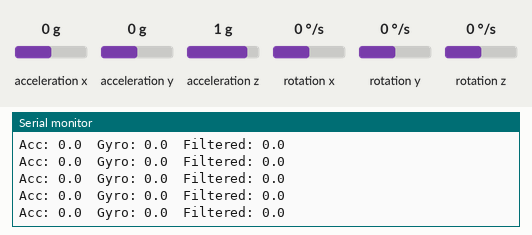
A sketch run on a simulated Arduino Uno, built with avr-gcc and run on an emulated ATmega328P. On the bench: the last lines printed to the serial monitor. Wiring (inferred from the names in the program): MPU-6050 motion sensor at I2C address 0x68. The test bench sets the inputs (shaded band); at power-on: acceleration y 0 g, acceleration z 1 g, rotation x 0 °/s, acceleration x 0 g, rotation y 0 °/s, rotation z 0 °/s.

Above: at 1.3 s.
1.4 s: acceleration y set to -0.8 g
At 1.55 s:
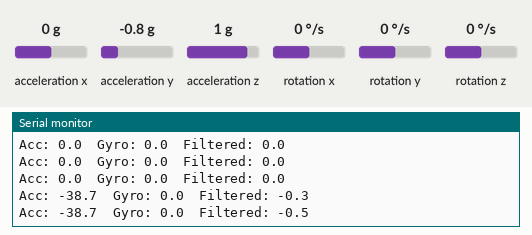
4.4 s: acceleration z set to -1.4 g
At 4.42 s:
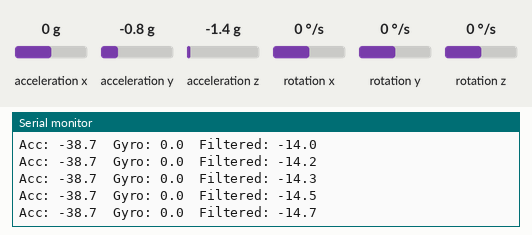
7.4 s: rotation x set to -100 °/s
At 7.4 s:
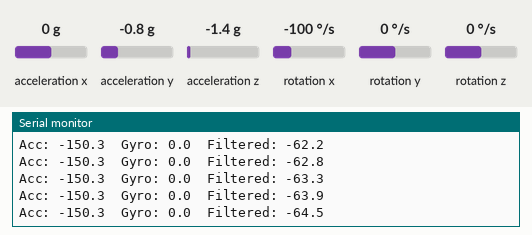
10.4 s: acceleration y set to 0 g
At 10.44 s:
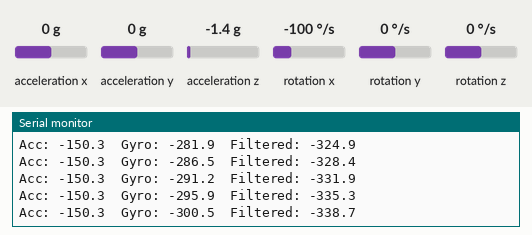
13.4 s: acceleration z set to 0 g
At 13.42 s:
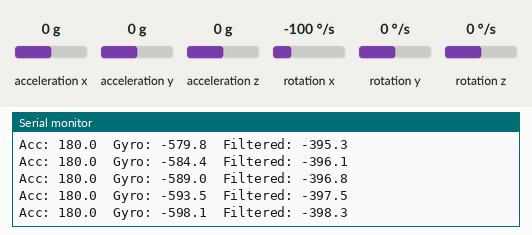
16.4 s: rotation x set to -192 °/s
At 16.44 s:
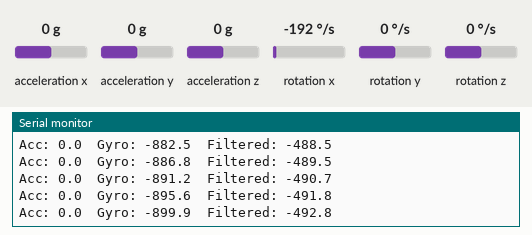
Timing chart, 0 to 19.4 s (numbered marks = the images above; inputs shaded):
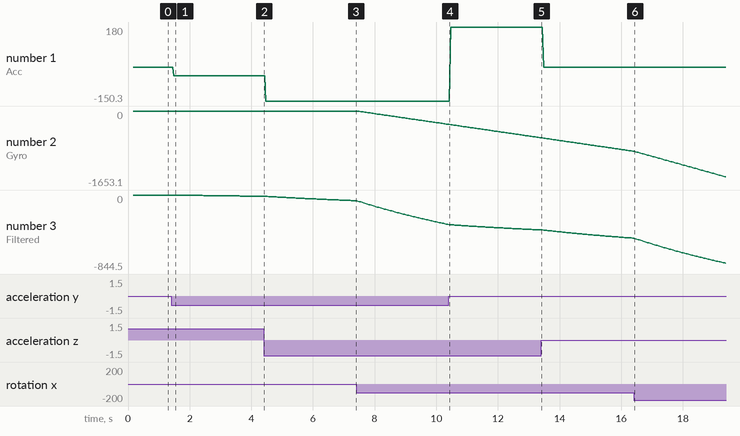

The sketch:

MPU_reading_test.ino
```cpp
#include <Wire.h>
#include <math.h>

#define MPU_ADDR 0x68

int16_t accY, accZ, gyroX;
float accAngle, gyroAngle = 0, currentAngle = 0;
unsigned long prevTime;

void setup() {
  Wire.begin();
  Serial.begin(9600);

  // Wake up MPU-6050 (it starts in sleep mode)
  Wire.beginTransmission(MPU_ADDR);
  Wire.write(0x6B);  // PWR_MGMT_1 register
  Wire.write(0x00);  // Wake up
  Wire.endTransmission();

  Serial.println("MPU-6050 Angle Test");
  Serial.println("Tilt the robot forward/backward and watch the angle change.");
  Serial.println("Hold it still at startup to set the zero point.");
  Serial.println();

  prevTime = millis();
  delay(100);
}

void readMPU() {
  Wire.beginTransmission(MPU_ADDR);
  Wire.write(0x3B);  // Starting register for accel data
  Wire.endTransmission(false);
  Wire.requestFrom(MPU_ADDR, 14, true);

  int16_t accX = Wire.read() << 8 | Wire.read();  // Not used but must read
  accY = Wire.read() << 8 | Wire.read();
  accZ = Wire.read() << 8 | Wire.read();
  int16_t temp = Wire.read() << 8 | Wire.read();   // Not used but must read
  gyroX = Wire.read() << 8 | Wire.read();
  // Skip gyroY and gyroZ (we don't need them)
}

void loop() {
  unsigned long currTime = millis();
  float dt = (currTime - prevTime) / 1000.0;
  prevTime = currTime;

  readMPU();

  // Angle from accelerometer
  accAngle = atan2(accY, accZ) * 180.0 / PI;

  // Angle from gyroscope (integrate angular velocity)
  float gyroRate = gyroX / 131.0;  // 131 LSB per deg/s at default sensitivity
  gyroAngle = gyroAngle + gyroRate * dt;

  // Complementary filter — combines both for stable reading
  currentAngle = 0.9934 * (currentAngle + gyroRate * dt) + 0.0066 * accAngle;

  Serial.print("Acc: ");
  Serial.print(accAngle, 1);
  Serial.print("  Gyro: ");
  Serial.print(gyroAngle, 1);
  Serial.print("  Filtered: ");
  Serial.println(currentAngle, 1);

  delay(10);
}
```

Measured:
- after the input at 1.4 s, the serial monitor: prints a new line after 0.08 s (image 1)
- plotted number 1: 0 → -38.7 after the input at 1.4 s
- plotted number 3: 0 → -14.7 after the input at 1.4 s
